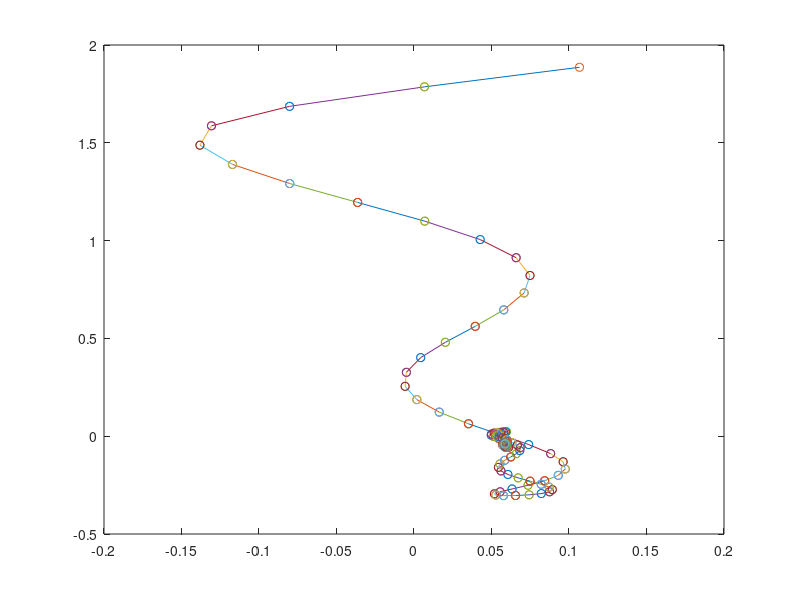

Write the MATLAB code that produced this figure.
% Adam para o caso de sistema linear sobredeterminado
clear all;
randn('state',0);
N = 10;
Nit = 500;
X = randn(N,2);
S = sign(randn(N,1));
w = (X'*X)\X'*S;            % optimal solution
disp('Optimal solution');
disp(w);
w1 = randn(2,1);
passo = 0.1;
%passo = 0.001
%-----------------------------
% parameters
beta_1 = 0.9;
beta_2 = 0.999;
e = 1e-8;
m = v = m_hat = v_hat = zeros(2,1);
%-----------------------------
% loop
for it=2:Nit,
    g = X'*X*w1(:,it-1)-X'*S;
    m = beta_1*m + (1-beta_1).*g;
    v = beta_2*v + (1-beta_2).*g.^2;
    m_hat = m / (1 - beta_1^(it-1));
    v_hat = v / (1 - beta_2^(it-1));
    w1(:,it) = w1(:,it-1) - passo./(sqrt(v_hat) + e) .* m_hat;
    %w1(:,it) = w1(:,it-1) - (passo/sqrt(it))*(X'*X*w1(:,it-1)-X'*S);
end
%-----------------------------
% plot weights
figure(1);
title('Stochastic Gradient Descent');
for it = 1:(Nit-1),
    plot([w1(1,it);w1(1,it+1)],[w1(2,it);w1(2,it+1)]);hold on;
    plot(w1(1,it),w1(2,it),'o');
    plot(w1(1,it+1),w1(2,it+1),'o');
end
hold off;
disp('Obtained solution');
disp(w1(:,Nit));
[S X*w X*w1(:,Nit)]
%-----------------------------
% save figure
path = strcat('../figures/Q1/adam_over_step_', num2str(passo), '.png');
saveas(gcf, path);
